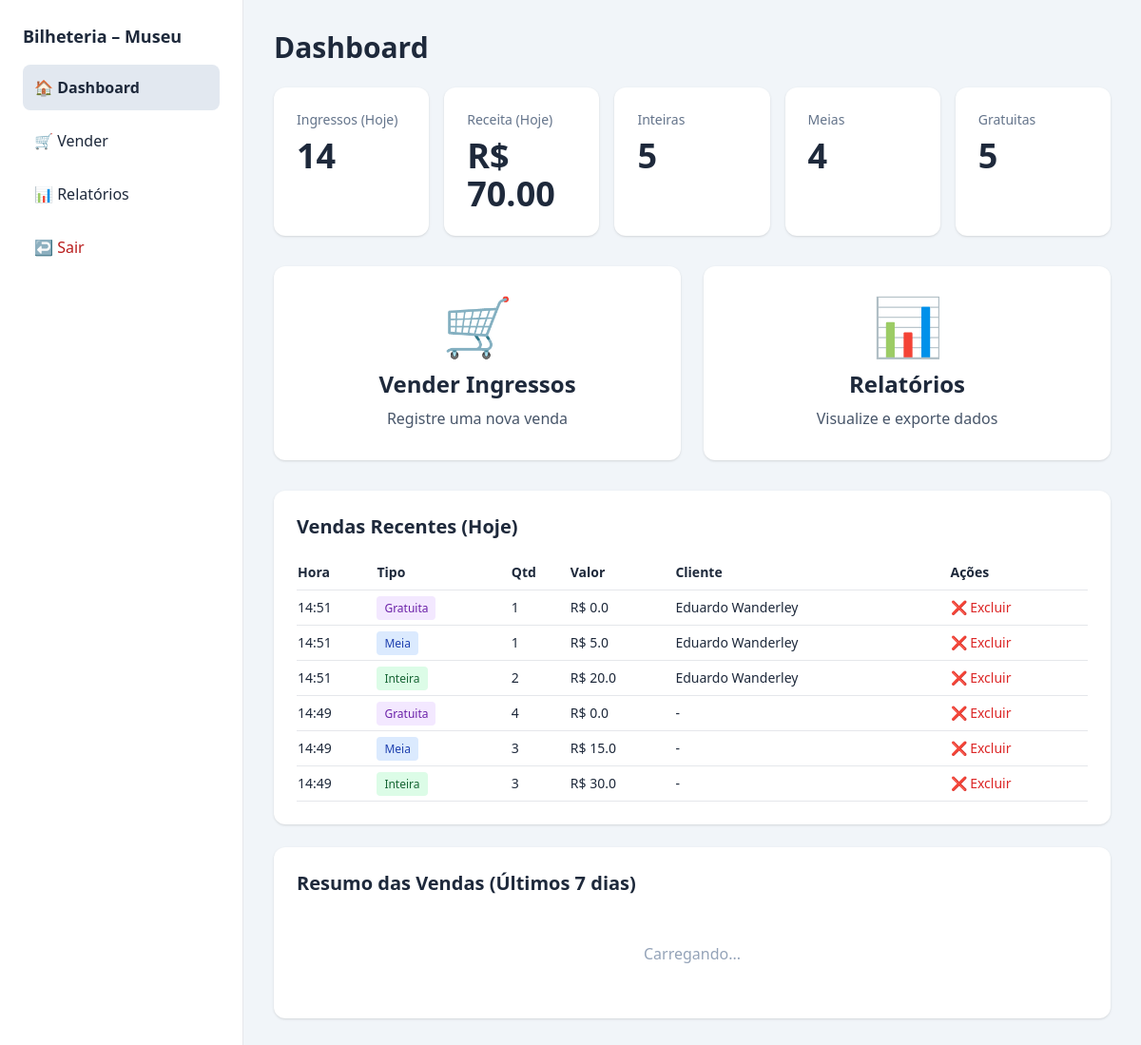
The app's page /dashboard (signed in) with its own data.
### tables this page shows
CREATE TABLE sales(
                id INTEGER PRIMARY KEY,
                sold_at TEXT,
                ticket_type TEXT,
                qty INTEGER,
                unit_price_cents INTEGER,
                operator_username TEXT,
                name TEXT,
                state TEXT,
                city TEXT,
                note TEXT
            );

### web_app.py (the view)
@app.get("/dashboard", response_class=HTMLResponse)
def dashboard(request: Request):
    if not current_user(request):
        return RedirectResponse("/login")
    user = current_user(request)
    today = datetime.now().strftime('%Y-%m-%d')
    con = sqlite3.connect(DB)
    cur = con.cursor()
    cur.execute("SELECT SUM(qty) FROM sales WHERE date(sold_at) = ?", (today,))
    ingressos_hoje = cur.fetchone()[0] or 0
    cur.execute("SELECT SUM(qty * unit_price_cents) FROM sales WHERE date(sold_at) = ?", (today,))
    receita_hoje = (cur.fetchone()[0] or 0) / 100
    cur.execute("SELECT SUM(qty) FROM sales WHERE date(sold_at) = ? AND ticket_type = 'inteira'", (today,))
    inteiras_hoje = cur.fetchone()[0] or 0
    cur.execute("SELECT SUM(qty) FROM sales WHERE date(sold_at) = ? AND ticket_type = 'meia'", (today,))
    meias_hoje = cur.fetchone()[0] or 0
    cur.execute("SELECT SUM(qty) FROM sales WHERE date(sold_at) = ? AND ticket_type = 'gratuita'", (today,))
    gratuitas_hoje = cur.fetchone()[0] or 0
    cur.execute("""
        SELECT id, ticket_type, qty, unit_price_cents, name, sold_at
        FROM sales
        WHERE date(sold_at) = ?
        ORDER BY sold_at DESC
        LIMIT 10
    """, (today,))
    vendas_recentes = cur.fetchall()
    con.close()
    return templates.TemplateResponse("dashboard.html", {
        "request": request,
        "user": {"username": user},
        "ingressos_hoje": ingressos_hoje,
        "receita_hoje": f"{receita_hoje:.2f}",
        "inteiras_hoje": inteiras_hoje,
        "meias_hoje": meias_hoje,
        "gratuitas_hoje": gratuitas_hoje,
        "vendas_recentes": vendas_recentes
    })

### templates/dashboard.html (shortened to what this page needs)
{% extends "base.html" %}
{% block content %}
<h1 class="text-3xl font-bold mb-6">Dashboard</h1>
<div class="grid grid-cols-1 sm:grid-cols-2 lg:grid-cols-5 gap-4 mb-8">
  <div class="bg-white rounded-xl p-6 shadow">
    <div class="text-slate-500 text-sm">Ingressos (Hoje)</div>
    <div class="text-4xl font-extrabold mt-2" id="ingressos-hoje">{{ ingressos_hoje or 0 }}</div>
  </div>
  <div class="bg-white rounded-xl p-6 shadow">
    <div class="text-slate-500 text-sm">Receita (Hoje)</div>
    <div class="text-4xl font-extrabold mt-2" id="receita-hoje">R$ {{ receita_hoje or 0 }}</div>
  </div>
  <div class="bg-white rounded-xl p-6 shadow">
    <div class="text-slate-500 text-sm">Inteiras</div>
    <div class="text-4xl font-extrabold mt-2" id="inteiras-hoje">{{ inteiras_hoje or 0 }}</div>
  </div>
  <div class="bg-white rounded-xl p-6 shadow">
    <div class="text-slate-500 text-sm">Meias</div>
    <div class="text-4xl font-extrabold mt-2" id="meias-hoje">{{ meias_hoje or 0 }}</div>
  </div>
  <div class="bg-white rounded-xl p-6 shadow">
    <div class="text-slate-500 text-sm">Gratuitas</div>
    <div class="text-4xl font-extrabold mt-2" id="gratuitas-hoje">{{ gratuitas_hoje or 0 }}</div>
  </div>
</div>
<div class="grid grid-cols-1 lg:grid-cols-2 gap-6 mb-8">
  <a href="/sell" class="bg-white rounded-xl p-8 shadow hover:shadow-lg transition-shadow text-center">
    <div class="text-6xl mb-4">🛒</div>
    <h3 class="text-2xl font-bold mb-2">Vender Ingressos</h3>
    <p class="text-slate-600">Registre uma nova venda</p>
  </a>
  <a href="/reports" class="bg-white rounded-xl p-8 shadow hover:shadow-lg transition-shadow text-center">
    <div class="text-6xl mb-4">📊</div>
    <h3 class="text-2xl font-bold mb-2">Relatórios</h3>
    <p class="text-slate-600">Visualize e exporte dados</p>
  </a>
</div>
<div class="bg-white rounded-xl shadow mb-6">
  <div class="p-6">
    <h3 class="text-xl font-bold mb-4">Vendas Recentes (Hoje)</h3>
    {% if vendas_recentes %}
    <div class="overflow-x-auto">
      <table class="w-full text-sm">
        <thead>
          <tr class="border-b">
            <th class="text-left py-2">Hora</th>
            <th class="text-left py-2">Tipo</th>
            <th class="text-left py-2">Qtd</th>
            <th class="text-left py-2">Valor</th>
            <th class="text-left py-2">Cliente</th>
            <th class="text-left py-2">Ações</th>
          </tr>
        </thead>
        <tbody>
          {% for venda in vendas_recentes %}
          <tr class="border-b hover:bg-gray-50">
            <td class="py-2">{{ venda[5][11:16] }}</td>
            <td class="py-2">
              <span class="px-2 py-1 rounded text-xs font-medium
                {% if venda[1] == 'inteira' %}bg-green-100 text-green-800
                {% elif venda[1] == 'meia' %}bg-blue-100 text-blue-800
                {% else %}bg-purple-100 text-purple-800{% endif %}">
                {{ venda[1].title() }}
              </span>
            </td>
            <td class="py-2">{{ venda[2] }}</td>
            <td class="py-2">R$ {{ (venda[2] * venda[3] / 100)|round(2) }}</td>
            <td class="py-2">{{ venda[4] or '-' }}</td>
            <td class="py-2">
              <form method="post" action="/delete_sale/{{ venda[0] }}"
                    onsubmit="return confirm('Tem certeza que deseja excluir esta venda?')"
                    class="inline">
                <button type="submit" class="text-red-600 hover:text-red-800 text-sm">
                  ❌ Excluir
                </button>
              </form>
            </td>
          </tr>
          {% endfor %}
        </tbody>
      </table>
    </div>
    {% else %}
    <div class="text-center py-8 text-gray-500">
      Nenhuma venda registrada hoje
    </div>
    {% endif %}
  </div>
</div>
<div class="bg-white rounded-xl shadow">
  <div class="p-6">
    <h3 class="text-xl font-bold mb-4">Resumo das Vendas (Últimos 7 dias)</h3>
    <div id="detailed-summary"
         hx-get="/api/reports/summary"
         hx-trigger="load"
         hx-target="this"
         hx-swap="innerHTML">
      <div class="flex justify-center py-8">
        <div class="text-slate-400">Carregando...</div>
      </div>
    </div>
  </div>
</div>
{% endblock %}

### templates/base.html (shortened to what this page needs)
<!doctype html>
<html lang="pt-br">
<head>
  <script src="https://cdn.tailwindcss.com"></script>
  <link href="https://cdnjs.cloudflare.com/ajax/libs/font-awesome/6.4.0/css/all.min.css" rel="stylesheet">
</head>
<body class="bg-slate-100 text-slate-800">
  <div class="min-h-screen flex {{ 'items-center justify-center' if no_sidebar else '' }}">
    {% if not no_sidebar %}
    <aside class="hidden md:flex md:w-64 bg-white border-r">
      <nav class="p-6 space-y-2 w-full">
        <div class="text-lg font-bold mb-4">Bilheteria – Museu</div>
        <a href="/dashboard" class="block px-3 py-3 rounded-lg hover:bg-slate-100 {{ 'bg-slate-200 font-semibold' if request.url.path == '/dashboard' }}">🏠 Dashboard</a>
        <a href="/sell"      class="block px-3 py-3 rounded-lg hover:bg-slate-100 {{ 'bg-slate-200 font-semibold' if request.url.path == '/sell' }}">🛒 Vender</a>
        <a href="/reports"   class="block px-3 py-3 rounded-lg hover:bg-slate-100 {{ 'bg-slate-200 font-semibold' if request.url.path == '/reports' }}">📊 Relatórios</a>
        <a href="/logout"    class="block px-3 py-3 rounded-lg hover:bg-red-50 text-red-700">↩️ Sair</a>
      </nav>
    </aside>
    {% endif %}
    <main class="{{ 'flex-1' if not no_sidebar else '' }}">
      <div class="{{ 'max-w-7xl mx-auto p-4 md:p-8' if not no_sidebar else '' }}">
        {% block content %}{% endblock %}
      </div>
    </main>
  </div>
</body>
</html>

### records on screen
sales: sold_at "14:51", ticket_type "Gratuita", qty "1", (venda[2]*venda[3]/100)|round(2) "0.0", name "Eduardo Wanderley"
sales: sold_at "14:51", ticket_type "Meia", qty "1", (venda[2]*venda[3]/100)|round(2) "5.0", name "Eduardo Wanderley"
sales: sold_at "14:51", ticket_type "Inteira", qty "2", (venda[2]*venda[3]/100)|round(2) "20.0", name "Eduardo Wanderley"
sales: sold_at "14:49", ticket_type "Gratuita", qty "4", (venda[2]*venda[3]/100)|round(2) "0.0", name "-"
sales: sold_at "14:49", ticket_type "Meia", qty "3", (venda[2]*venda[3]/100)|round(2) "15.0", name "-"
sales: sold_at "14:49", ticket_type "Inteira", qty "3", (venda[2]*venda[3]/100)|round(2) "30.0", name "-"

### other values on screen
{{ ingressos_hoje or 0 }} "14"
{{ receita_hoje or 0 }} "70.00"
{{ inteiras_hoje or 0 }} "5"
{{ meias_hoje or 0 }} "4"
{{ gratuitas_hoje or 0 }} "5"
